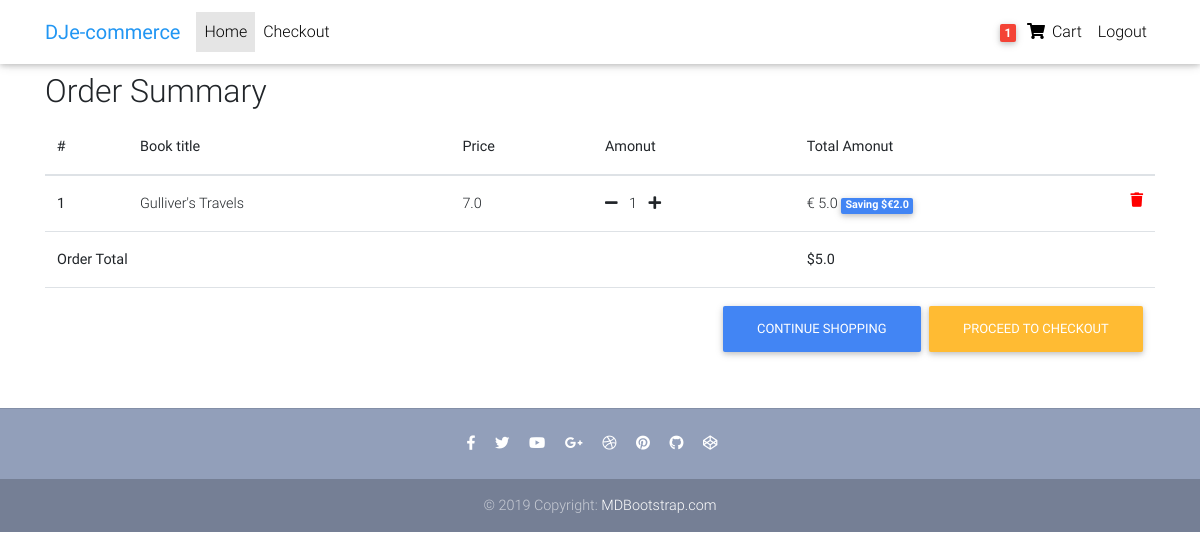
Page /order_final_view/ (signed in) on the earlier database version.
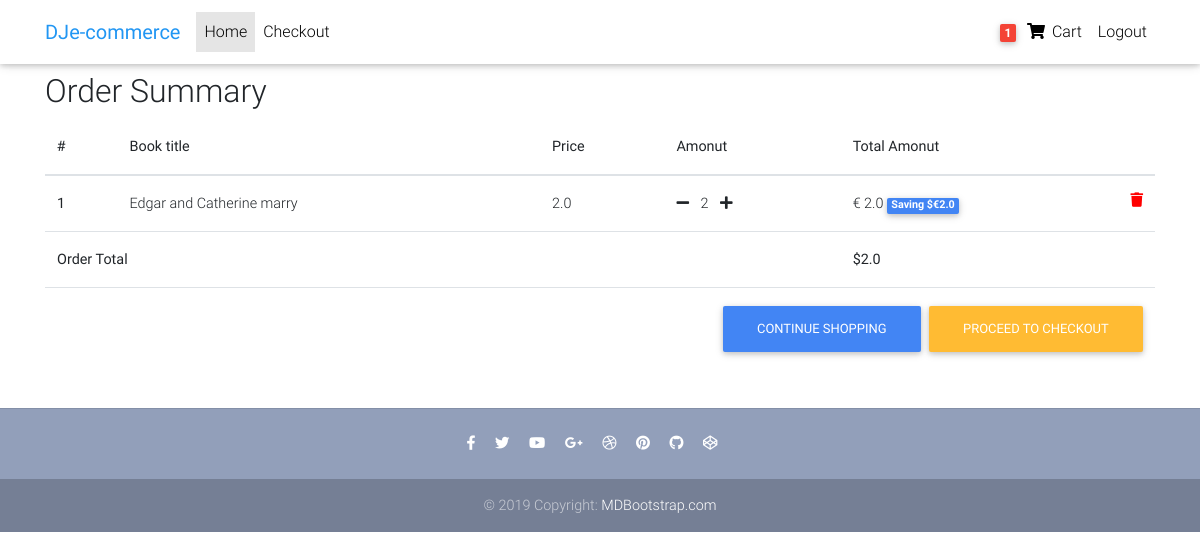
Same page on the later database version.
### book/models.py (models this page shows, shortened)
class Order(models.Model):
    user = models.ForeignKey(settings.AUTH_USER_MODEL,
                             on_delete=models.CASCADE)
    items = models.ManyToManyField(OrderItem)
    start_date = models.DateTimeField(auto_now_add=True)
    ordered_date = models.DateTimeField()
    ordered = models.BooleanField(default=False)
    def get_total(self):
        total = 0
        for order_item in self.items.all():
            total += order_item.get_final_price()
        return total

class OrderItem(models.Model):
    user = models.ForeignKey(settings.AUTH_USER_MODEL,
                             on_delete=models.CASCADE)
    ordered = models.BooleanField(default=False)
    item = models.ForeignKey(Book, on_delete=models.CASCADE)
    quantity = models.IntegerField(default=1)
    def get_total_item_price(self):
        return self.quantity * self.item.price
    def get_total_discount_item_price(self):
        return self.quantity * self.item.discount_price
    def get_amount_saved(self):
        return self.get_total_item_price() - self.get_total_discount_item_price()
    def get_final_price(self):
        if self.item.discount_price:
            return self.get_total_discount_item_price()
        return self.get_total_item_price()

class Book(models.Model):
    title = models.CharField(max_length=100)
    discount_price = models.FloatField(blank=True, null=True)
    price = models.FloatField()
    category = models.CharField(choices=GENGRE_ELECTION, max_length=2)
    sticker = models.CharField(choices=STICKER_CHOICES, max_length=2)
    slug= models.SlugField()
    description = models.TextField()

### book/views.py (the view)
# urls.py: path('order_final_view/', OrderFinalView.as_view(), name='order_final_view'),
class OrderFinalView(LoginRequiredMixin, View):
    def get(self, *args, **kwargs):
        try:
            order = Order.objects.get(user=self.request.user, ordered=False)
            context = {
                'object': order
            }
            return render(self.request, 'order_final_view.html', context)
        except ObjectDoesNotExist:
            messages.error(self.request, "You do not have an active order")
            return redirect("/")

### book/templatetags/trolley_template_tags.py (called while the page is built)
@register.filter
def tolley_item_count(user):
    if user.is_authenticated:
        qs = Order.objects.filter(user=user, ordered=False)
        if qs.exists():
            return qs[0].items.count()
    return 0

### templates/order_final_view.html (shortened to what this page needs)
{% extends "base.html" %}
{% block content %}
  <main>
    <div class="container">
    <div class="table-responsive text-nowrap">
    <h2>Order Summary</h2>
    <table class="table">
        <thead>
        <tr>
            <th scope="col">#</th>
            <th scope="col">Book title</th>
            <th scope="col">Price</th>
            <th scope="col">Amonut</th>
            <th scope="col">Total Amonut</th>
        </tr>
        </thead>
        <tbody>
        {% for order_item in object.items.all %}
        <tr>
            <th scope="row">{{ forloop.counter }}</th>
            <td>{{ order_item.item.title }}</td>
            <td>{{ order_item.item.price }}</td>
            <td>
                <a href="{% url 'book:remove_one_book_from_cart' order_item.item.slug %}"><i class="fas fa-minus mr-2"></i></a>
                {{ order_item.quantity }}
                <a href="{% url 'book:add_book_to_cart' order_item.item.slug %}"><i class="fas fa-plus ml-2"></i></a>
            </td>
            <td>
            {% if order_item.item.discount_price %}
                € {{ order_item.get_total_discount_item_price }}
                <span class="badge badge-primary">Saving $€{{ order_item.get_amount_saved }}</span>
            {% else %}
                € {{ order_item.get_total_item_price }}
            {% endif %}
            <a style='color: red;' href="{% url 'book:remove_book_from_cart' order_item.item.slug %}">
                <i class="fas fa-trash float-right"></i>
            </a>
            </td>
        </tr>
        {% endfor %}
        {% if object.get_total %}
        <tr>
            <td colspan="4"><b>Order Total</b></td>
            <td><b>${{ object.get_total }}</b></td>
        </tr>
        <tr>
            <td colspan="5">
            <a class='btn btn-warning float-right ml-2' href='/checkout/'>Proceed to checkout</a>
            <a class='btn btn-primary float-right' href='/'>Continue shopping</a>
            </td>
        </tr>
        {% endif %}
        </tbody>
    </table>
    </div>
    </div>
  </main>
{% endblock content %}

### templates/base.html (shortened to what this page needs)
{% load static %}
<!DOCTYPE html>
<html lang="en">
<head>
  <link rel="stylesheet" href="https://use.fontawesome.com/releases/v5.8.1/css/all.css">
  <link href="{% static 'css/bootstrap.min.css' %}" rel="stylesheet">
  <link href="{% static 'css/mdb.min.css' %}" rel="stylesheet">
  <link href="{% static 'css/style.min.css' %}" rel="stylesheet">
</head>
{% include "navbar.html" %}
<body>
    <div class="mt-5 pt-4">
    </div>
    {% block content %}
    {% endblock content %}
    {% include "footer.html" %}
</body>
</html>

### templates/navbar.html (shortened to what this page needs)
{% load trolley_template_tags %}
<nav class="navbar fixed-top navbar-expand-lg navbar-light white scrolling-navbar">
    <div class="container">
      <a class="navbar-brand waves-effect" href="/">
        <strong class="blue-text">DJe-commerce</strong>
      </a>
      <div class="collapse navbar-collapse" id="navbarSupportedContent">
        <ul class="navbar-nav mr-auto">
          <li class="nav-item active">
            <a class="nav-link waves-effect" href="/">Home
            </a>
          </li>
          <li class="nav-item">
            <a class="nav-link waves-effect" href="/checkout">
            Checkout</a>
          </li>
        </ul>
        <ul class="navbar-nav nav-flex-icons">
          {% if request.user.is_authenticated %}
          <li class="nav-item">
            <a href="{% url 'book:order_final_view' %}" class="nav-link waves-effect">
              <span class="badge red z-depth-1 mr-1"> {{request.user|tolley_item_count }}  </span>
              <i class="fas fa-shopping-cart"></i>
              <span class="clearfix d-none d-sm-inline-block"> Cart </span>
            </a>
          </li>
          <li class="nav-item">
            <a class="nav-link waves-effect" href="{% url 'account_logout' %}">
              <span class="clearfix d-none d-sm-inline-block"> Logout </span>
            </a>
          </li>
          {% endif %}
        </ul>
      </div>
    </div>
  </nav>

### templates/footer.html (shortened to what this page needs)
<footer class="page-footer text-center font-small mt-4 wow fadeIn">
    <hr class="my-4">
    <div class="pb-4">
      <a href="https://www.facebook.com/mdbootstrap" target="_blank">
        <i class="fab fa-facebook-f mr-3"></i>
      </a>
      <a href="https://twitter.com/MDBootstrap" target="_blank">
        <i class="fab fa-twitter mr-3"></i>
      </a>
      <a href="https://www.youtube.com/watch?v=7MUISDJ5ZZ4" target="_blank">
        <i class="fab fa-youtube mr-3"></i>
      </a>
      <a href="https://plus.google.com/u/0/b/107863090883699620484" target="_blank">
        <i class="fab fa-google-plus-g mr-3"></i>
      </a>
      <a href="https://dribbble.com/mdbootstrap" target="_blank">
        <i class="fab fa-dribbble mr-3"></i>
      </a>
      <a href="https://pinterest.com/mdbootstrap" target="_blank">
        <i class="fab fa-pinterest mr-3"></i>
      </a>
      <a href="https://github.com/mdbootstrap/bootstrap-material-design" target="_blank">
        <i class="fab fa-github mr-3"></i>
      </a>
      <a href="http://codepen.io/mdbootstrap/" target="_blank">
        <i class="fab fa-codepen mr-3"></i>
      </a>
    </div>
    <div class="footer-copyright py-3">
      © 2019 Copyright:
      <a href="https://mdbootstrap.com/education/bootstrap/" target="_blank"> MDBootstrap.com </a>
    </div>
  </footer>

### templates/scripts.html (shortened to what this page needs)
{% load static %}

### templates/base.html (style rules this page uses)
html, body, header, .carousel { height: 60vh; }

Differences in the rows shown:
removed OrderItem: item "Gulliver's Travels", item.price "7.0", quantity "1", get_total_discount_item_price "5.0", get_amount_saved "2.0"
added OrderItem: item "Edgar and Catherine marry", item.price "2.0", quantity "2", get_total_discount_item_price "2.0", get_amount_saved "2.0"
computed for Order: get_total "5.0" → "2.0"
